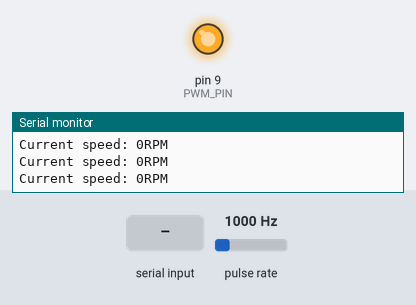
A sketch run on a simulated Arduino Uno, built with avr-gcc and run on an emulated ATmega328P. Shown: output pins drawn as LEDs (lit = HIGH), the last lines printed to the serial monitor. Wiring (inferred from the names in the program): pulse sensor: data pin 2. The inputs (shaded band) are chosen by the test bench; at power-on: pulse rate 1000 Hz.

Above: at 1.2 s.
1.3 s: "90,45\n" received over Serial
At 2.6 s:
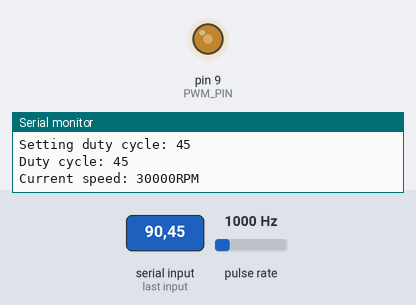
3.2 s: "90\n" received over Serial
At 3.8 s:
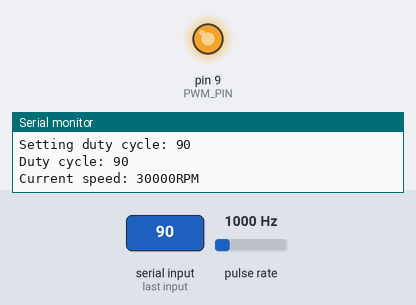
Timing chart, 0 to 6.2 s (numbered marks = the images above; inputs shaded):
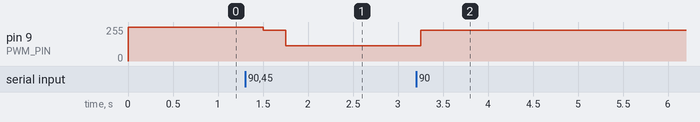

Measured:
- after the input at 1.3 s, pin 9 (PWM_PIN): 255/255 → 229/255 after 0.20 s, → 114/255 0.25 s later
- after the input at 3.2 s, pin 9 (PWM_PIN): 114/255 → 229/255 after 0.05 s

The sketch:

PWM_Test.ino
```cpp
// Include the library
#include <FanController.h>

// Sensor wire is plugged into port 2 on the Arduino.
// For a list of available pins on your board,
// please refer to: https://www.arduino.cc/en/Reference/AttachInterrupt
#define SENSOR_PIN 2

// Choose a threshold in milliseconds between readings.
// A smaller value will give more updated results,
// while a higher value will give more accurate and smooth readings
#define SENSOR_THRESHOLD 1000

// PWM pin (4th on 4 pin fans)
#define PWM_PIN 9

// Initialize library
FanController fan(SENSOR_PIN, SENSOR_THRESHOLD, PWM_PIN);

/*
   The setup function. We only start the library here
*/
void setup(void)
{
  // start serial port
  Serial.begin(9600);
  Serial.println("Fan Controller Library Demo");

  // Start up the library
  fan.begin();
}

/*
   Main function, get and show the temperature
*/
void loop(void)
{
  // Call fan.getSpeed() to get fan RPM.
  Serial.print("Current speed: ");
  unsigned int rpms = fan.getSpeed(); // Send the command to get RPM
  Serial.print(rpms);
  Serial.println("RPM");

  // Get new speed from Serial (0-100%)
  if (Serial.available() > 0) {
    // Parse speed
    int input = Serial.parseInt();

    // Constrain a 0-100 range
    byte target = max(min(input, 100), 0);

    if (target != 0) {
      // Print obtained value
      Serial.print("Setting duty cycle: ");
      Serial.println(target, DEC);

      // Set fan duty cycle
      fan.setDutyCycle(target);
    }

    // Get duty cycle
    byte dutyCycle = fan.getDutyCycle();
    Serial.print("Duty cycle: ");
    Serial.println(dutyCycle, DEC);
  }

  // Not really needed, just avoiding spamming the monitor,
  // readings will be performed no faster than once every THRESHOLD ms anyway
  delay(250);
}
```
